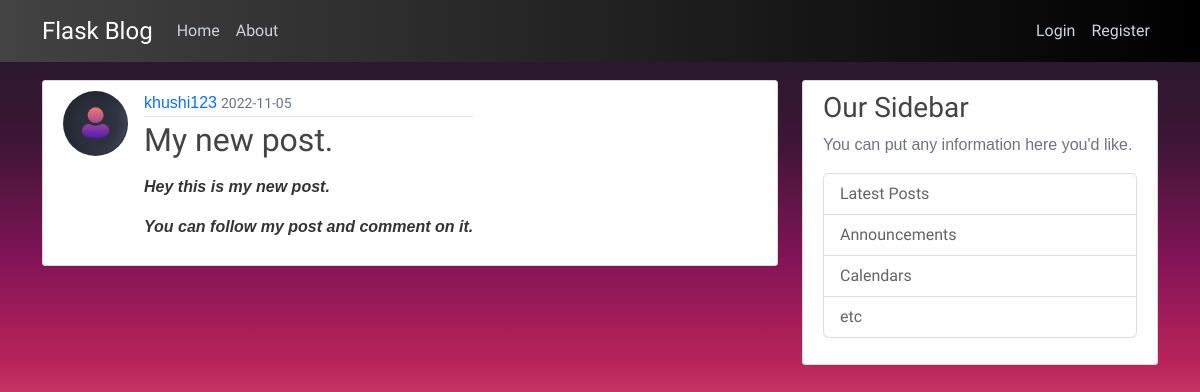
Screenshot of /post/8 with the database file from the repository.
### flaskblog/models.py (models this page shows, shortened)
class User(db.Model, UserMixin):
    id = db.Column(db.Integer,primary_key=True)
    username = db.Column(db.String(25), unique=True,nullable=False)
    email = db.Column(db.String(125), unique=True,nullable=False)
    img_file = db.Column(db.String(20),nullable=False,default='default1.jpeg')
    password = db.Column(db.String(60),nullable = False,default='asdfghjklsid2983$&')
    posts = db.relationship('Post',backref='author',lazy=True)

class Post(db.Model):
        id = db.Column(db.Integer,primary_key=True)
        title =db.Column(db.String(400), unique=True,nullable=False)
        date_posted = db.Column(db.DateTime,nullable=False,default=datetime.utcnow)
        content = db.Column(db.Text,nullable=False)
        user_id = db.Column(db.Integer,db.ForeignKey('user.id'),nullable=False)

### flaskblog/routes.py (the view)
@app.route("/post/<int:post_id>",methods=['GET','POST'])
def post(post_id):
    post = Post.query.get_or_404(post_id)
    return render_template('post.html',title=post.title,post=post)

### flaskblog/templates/post.html (shortened to what this page needs)
{% extends "layout.html" %}
{% block content %}
    <article class="media content-section post">
      <img class="rounded-circle article-img" src="{{ url_for('static',filename='profile_pics/' + post.author.img_file) }}">
        <div class="media-body">
          <div class="article-metadata">
            <a class="mr-2 text-decoration-none" href="{{ url_for('user_posts',username=post.author.username) }}">{{ post.author.username }}</a>
            <small class="text-muted">{{ post.date_posted.strftime('%Y-%m-%d') }}</small>
          </div>
          <h2 class="article-title">{{ post.title }} </h2>
          <p class="article-content">{{ post.content|safe }}</p>
        </div>
      </article>
{% endblock %}

### flaskblog/static/main.css (style rules this page uses)
body { background-image: linear-gradient(to top, #dbdcd7 0%, #dddcd7 24%, #e2c9cc 30%, #e7627d 46%, #b8235a 59%, #801357 71%, #3d1635 84%, #1c1a27 100%); min-height: 100vh; color: #333333; margin-top: 5rem; }
a { text-decoration: none; }
h1, h2, h3, h4, h5, h6 { color: #444444; }
.article-metadata > a ,p { font-family: Verdana, Geneva, Tahoma, sans-serif; }
.content-section { background: #ffffff; font-size: medium; padding: 10px 20px; border: 1px solid #d8d8d8; border-radius: 3px; margin-bottom: 20px; }
.article-title { color: #444444; }
.article-content { white-space: pre-line; }
.article-img { height: 65px; width: 65px; margin-right: 16px; }
.article-metadata { padding-bottom: 1px; margin-bottom: 4px; border-bottom: 1px solid #e3e3e3; }
.post { width:100%; display: inline-flex; }

### rows the page displays
User: img_file (placeholder picture), author.username "khushi123"
Post: date_posted "2022-11-05", title "My new post.", content "Hey this is my new post. You can follow my post and comment on it."
